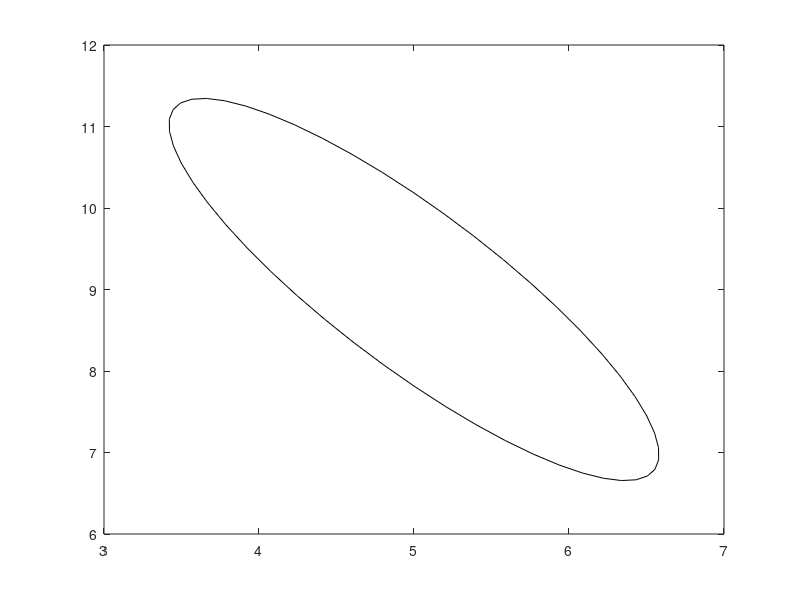
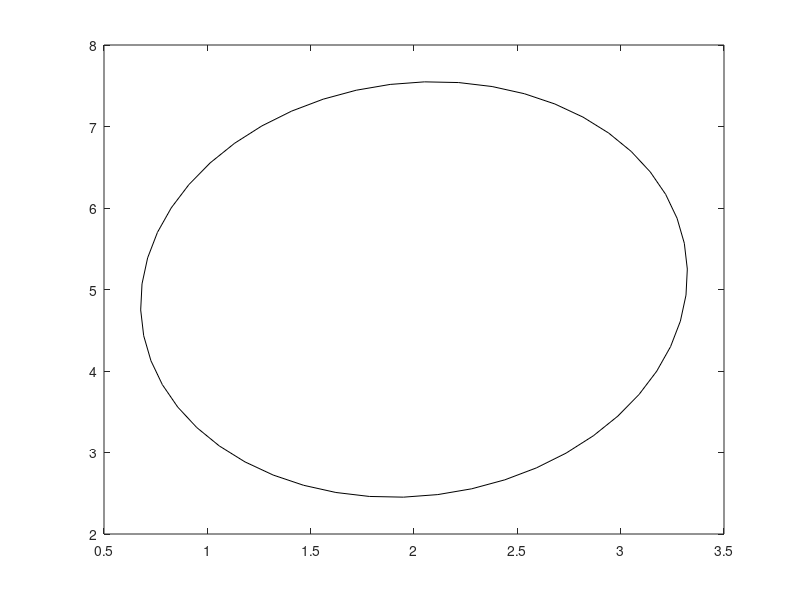
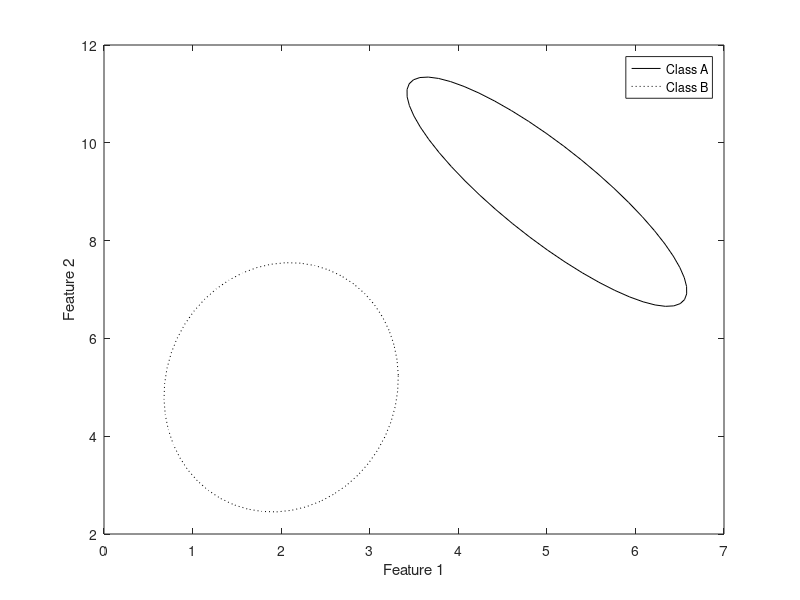

MATLAB code for these plots, in order:
% class A
s=[2.5 -3.2; -3.2 5.5];
m=[5; 9];

% rotation angles
theta=.5*atan2(2*s(1,2),(s(2,2)-s(1,1)));
thetaAdeg=theta*180/pi;

R=[cos(theta) sin(theta);
   -sin(theta) cos(theta)];
RA=R;
sig=R'*s*R;
sigA=sig;

nptse=50;
x1=zeros([1 nptse+1]);    % class 1 feature 1
y1=zeros([1 nptse+1]);    % class 1 feature 2

% generate ellipse
for n=1:nptse+1, 
   theta=2*pi*n/nptse;
   x1(n)=sqrt(sig(1,1))*cos(theta);
   y1(n)=sqrt(sig(2,2))*sin(theta);
end;

ellp1=R*[x1; y1];
ellp1(1,:)=ellp1(1,:)+m(1);
ellp1(2,:)=ellp1(2,:)+m(2);


figure(1);
plot(ellp1(1,:),ellp1(2,:),'k');

% class B
s=[1.75 .25; .25 6.5];
m=[2; 5];

% rotation angles
theta=.5*atan2(2*s(1,2),(s(2,2)-s(1,1)));
thetaBdeg=theta*180/pi;

R=[cos(theta) sin(theta);
   -sin(theta) cos(theta)];
RB=R;
sig=R'*s*R;
sigB=sig;

nptse=50;
x1=zeros([1 nptse+1]);    % class 1 feature 1
y1=zeros([1 nptse+1]);    % class 1 feature 2

% generate ellipse
for n=1:nptse+1, 
   theta=2*pi*n/nptse;
   x1(n)=sqrt(sig(1,1))*cos(theta);
   y1(n)=sqrt(sig(2,2))*sin(theta);
end;

ellp2=R*[x1; y1];
ellp2(1,:)=ellp2(1,:)+m(1);
ellp2(2,:)=ellp2(2,:)+m(2);


figure(2);
plot(ellp2(1,:),ellp2(2,:),'k');

figure(3)
plot(ellp1(1,:),ellp1(2,:),'k',ellp2(1,:),ellp2(2,:),'k:');
ylabel('Feature 2');
xlabel('Feature 1');
legend('Class A', 'Class B');
